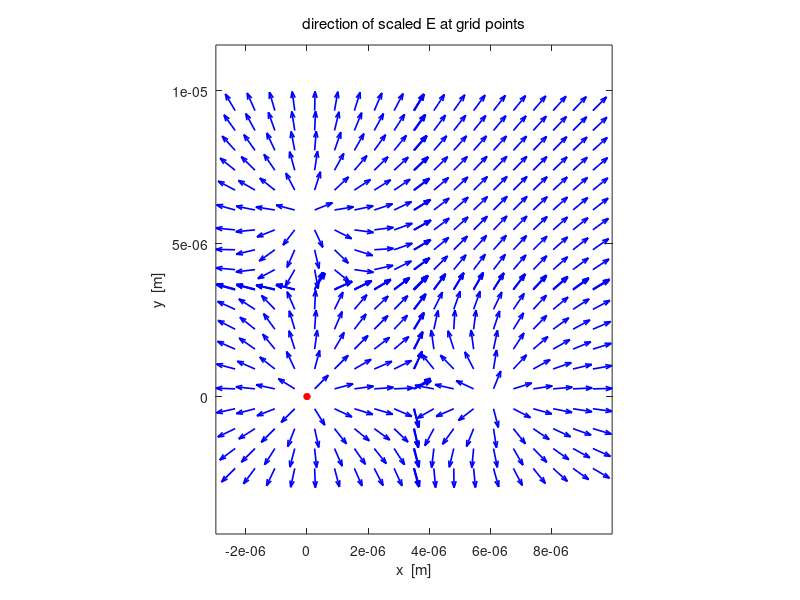

This chart was generated by the following MATLAB code:
% cemVE04.m
% 8 april 2016
% Ian Cooper
% School of Physics, University of Sydney
% https://d-arora.github.io/Doing-Physics-With-Matlab/

% Potential and Electric Field in [2D] region
% 2 charges placesd along X axis
% Dipole / charges of the same charge / charges of different magnitudes
% For different charge distributions you need to modify the code for
     % figure 6 - need to adjust the starting postions of the streamlines
     % need more streamlines for the higer charge --> 
     % density of electric lines proportion to strength of electric field


clear all
close all
clc
tic

% INPUTS  ================================================================

% Number of grid point    [N = 10001]
   N = 1001;
   
% Charge  Q = [10, 0, 0, 0, 0] 
   Q = [1, 1, 2] .* 1e-6;
   
% Radius of circular charged conductor;   
   a = 0.1e-6;
   
% X & Y components of position of charges  [0, 0, 0, 0, 0]
   xC = [ 0,    6e-6,    0];
   yC = [ 6e-6,    0,    0];

% 5 random charges   uncomment to run the program for 5 random charges
%   Q = (1 + 9 .* rand(5,1)) .* 1e-6;
%   xC = -2 + 4 .* rand(5,1); 
%   yC = -2 + 4 .* rand(5,1); 

% constants
   eps0 = 8.854e-12;
   kC = 1/(4*pi*eps0);
   
% Dimensions of region / saturation levels
%   [dimensions of region -2 to 2 / minR = 1e-6 / Esat = 1e6 / Vsat = 1e6]
   minX = -3e-6;  
   maxX =  10e-6;
   minY = -3e-6;
   maxY =  10e-6;
   minR = 1e-8;
   minRx = 1e-8;
   minRy = 1e-8;
   Vsat = kC * max(abs(Q)) / a;
   Esat = kC * max(abs(Q)) / a^2;
   
% SETUP  =================================================================
   
  % fields
    V = zeros(N,N);
    Ex = zeros(N,N); Ey = zeros(N,N);
  % [2D] region
    x  = linspace(minX,maxX,N);
    y = linspace(minY, maxY,N);
    
  % color of charged object  +  red   /   - black
    col1 = [1 0 0];
    col2 = [0 0 0];
    %if Q(1) < 0; col1 = [0 0 0]; end;
        
  % grid positions
    [xG, yG] = meshgrid(x,y);


% CALCULATION: POTENTIAL & ELECTRIC FIELD ================================

for n = 1 : 3
   Rx = xG - xC(n);
   Ry = yG - yC(n);
   
   index = find(abs(Rx)+ abs(Ry) == 0); 
   Rx(index) = minRx;  Ry(index) = minRy;
   
   R = sqrt(Rx.^2 + Ry.^2);
   R(R==0) = minR;
   V = V + kC .* Q(n) ./ (R);
   
   R3 = R.^3;
   Ex = Ex + kC .* Q(n) .* Rx ./ R3;
   Ey = Ey + kC .* Q(n) .* Ry ./ R3;
end

   if max(max(V)) >=  Vsat; V(V > Vsat)  = Vsat; end;
   if min(min(V)) <= -Vsat; V(V < -Vsat) = -Vsat; end;

   E = sqrt(Ex.^2 + Ey.^2);
   if max(max(E)) >=  Esat; E(E >  Esat)  =  Esat; end;
   if min(min(E)) <= -Esat; E(E < -Esat)  = -Esat; end;
   
   if max(max(Ex)) >=  Esat; Ex(Ex >  Esat)  =  Esat; end;
   if min(min(Ex)) <= -Esat; Ex(Ex < -Esat)  = -Esat; end;
   
   if max(max(Ey)) >=  Esat; Ey(Ey >  Esat)  =  Esat; end;
   if min(min(Ey)) <= -Esat; Ey(Ey < -Esat)  = -Esat; end;
   

% GRAPHICS ===============================================================

%figure(1)
     set(gcf,'units','normalized','position',[0.73 0.1 0.23 0.32]); 
     hold on
     index1 = 51 : 50 : 951;
     index1 = [index1 500 502];
     index2 = index1;
          
     p1 = xG(index1, index2); p2 = yG(index1, index2);
     
     % scaling of electric field lines: unit length
        p3 = Ex(index1, index2)./(E(index1,index2));
        p4 = Ey(index1, index2)./(E(index1,index2));
     % no scaling of electric field lines
     %  p3 = Ex(index1, index2); p4 = Ey(index1, index2); 
     
     h = quiver(p1,p2,p3,p4,'autoscalefactor',0.8);
     set(h,'color',[0 0 1],'linewidth',1.2)
     
      hold on
      
      % charged conductors
      col = col1;
      if Q(1) < 0; col = col2; end;
      pos1 = [-a+xC(1), -a, 2*a, 2*a];
      h = rectangle('Position',pos1,'Curvature',[1,1]);
      set(h,'FaceColor',col,'EdgeColor',col);
      
      col = col1;
      if Q(2) < 0; col = col2; end;
      pos2 = [-a-xC(1), -a, 2*a, 2*a];
      h = rectangle('Position',pos2,'Curvature',[1,1]);
      set(h,'FaceColor',col,'EdgeColor',col);
     
     xlabel('x  [m]'); ylabel('y  [m]');
     title('direction of scaled E at grid points','fontweight','normal');
     
     %set(gca,'xLim',[-2,2]); set(gca,'yLim', [-2, 2]);
     %axis([-2 2 -2 2]);
     axis equal
     box on
 
     toc